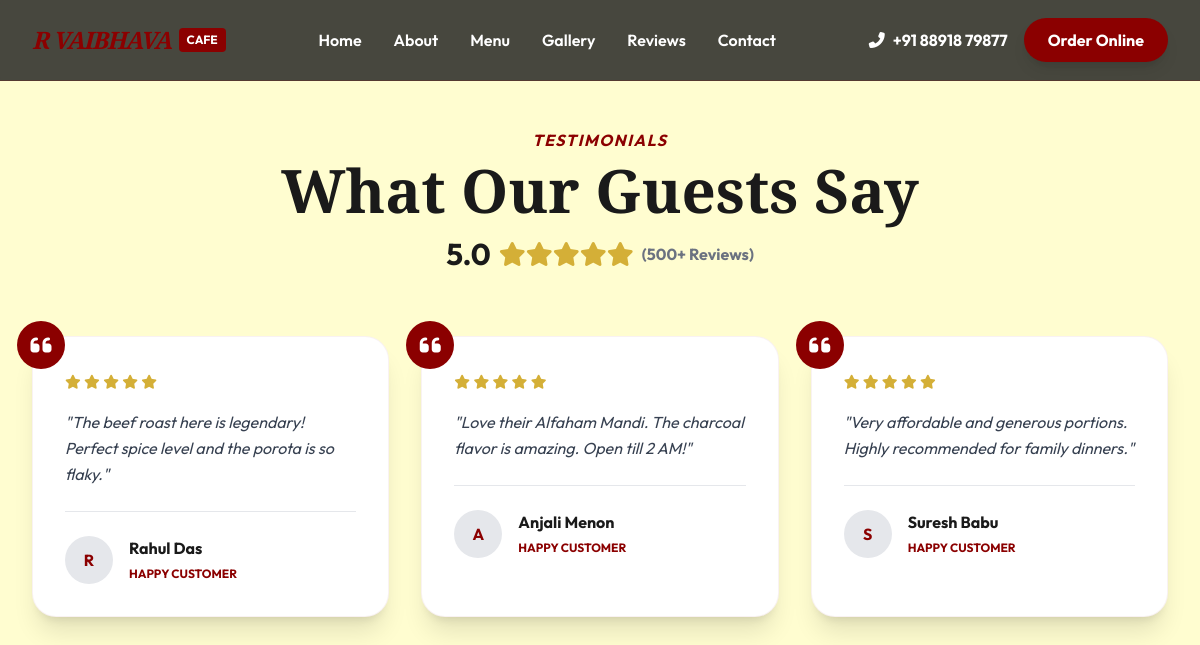
The app's page /reviews/ with its own data.
### cafe/models.py (models this page shows, shortened)
class Review(models.Model):
    name = models.CharField(max_length=100)
    comment = models.TextField()
    rating = models.IntegerField(
        validators=[MinValueValidator(1), MaxValueValidator(5)]
    )
    is_approved = models.BooleanField(default=True)
    created_at = models.DateTimeField(auto_now_add=True)

### cafe/views.py (the view)
# urls.py: path('reviews/', views.reviews, name='reviews'),
def reviews(request):
    all_reviews = Review.objects.filter(is_approved=True)
    return render(request, 'reviews.html', {'reviews': all_reviews})

### templates/reviews.html (shortened to what this page needs)
{% extends 'base.html' %}
{% load static %}
{% block content %}
<section class="pt-32 pb-24 bg-brand-cream min-h-screen">
    <div class="max-w-7xl mx-auto px-4 sm:px-6 lg:px-8">
        <div class="text-center mb-16">
            <span class="text-brand-red font-bold tracking-widest uppercase mb-2 block italic">Testimonials</span>
            <h1 class="text-5xl md:text-6xl font-serif font-bold text-brand-black">What Our Guests Say</h1>
            <div class="mt-4 flex items-center justify-center gap-2">
                <span class="text-3xl font-bold">5.0</span>
                <div class="text-brand-gold text-2xl">
                    <i class="fas fa-star"></i><i class="fas fa-star"></i><i class="fas fa-star"></i><i class="fas fa-star"></i><i class="fas fa-star"></i>
                </div>
                <span class="text-gray-500 font-bold">(500+ Reviews)</span>
            </div>
        </div>
        <div class="grid grid-cols-1 md:grid-cols-2 lg:grid-cols-3 gap-8">
            {% if reviews %}
                {% for review in reviews %}
                <div class="bg-white p-8 rounded-3xl shadow-xl relative border border-brand-red/5">
                    <div class="absolute -top-4 -left-4 w-12 h-12 bg-brand-red rounded-full flex items-center justify-center text-white text-2xl">
                        <i class="fas fa-quote-left"></i>
                    </div>
                    <div class="mb-4 text-brand-gold">
                        {% for i in "12345" %}
                            <i class="fas fa-star text-sm"></i>
                        {% endfor %}
                    </div>
                    <p class="text-gray-700 italic mb-6 leading-relaxed">"{{ review.comment }}"</p>
                    <div class="flex items-center gap-4 border-t pt-6">
                        <div class="w-12 h-12 bg-gray-200 rounded-full flex items-center justify-center font-bold text-brand-red">
                            {{ review.name|slice:":1" }}
                        </div>
                        <div>
                            <h4 class="font-bold">{{ review.name }}</h4>
                            <span class="text-xs text-brand-red font-bold uppercase">Happy Customer</span>
                        </div>
                    </div>
                </div>
                {% endfor %}
            {% endif %}
        </div>
    </div>
</section>
{% endblock %}

### templates/base.html (style rules this page uses)
html { scroll-behavior: smooth; }

### records on screen
Review: comment "The beef roast here is legendary! Perfect spice level and the porota is so flaky.", name "R", name "Rahul Das"
Review: comment "Love their Alfaham Mandi. The charcoal flavor is amazing. Open till 2 AM!", name "A", name "Anjali Menon"
Review: comment "Very affordable and generous portions. Highly recommended for family dinners.", name "S", name "Suresh Babu"
